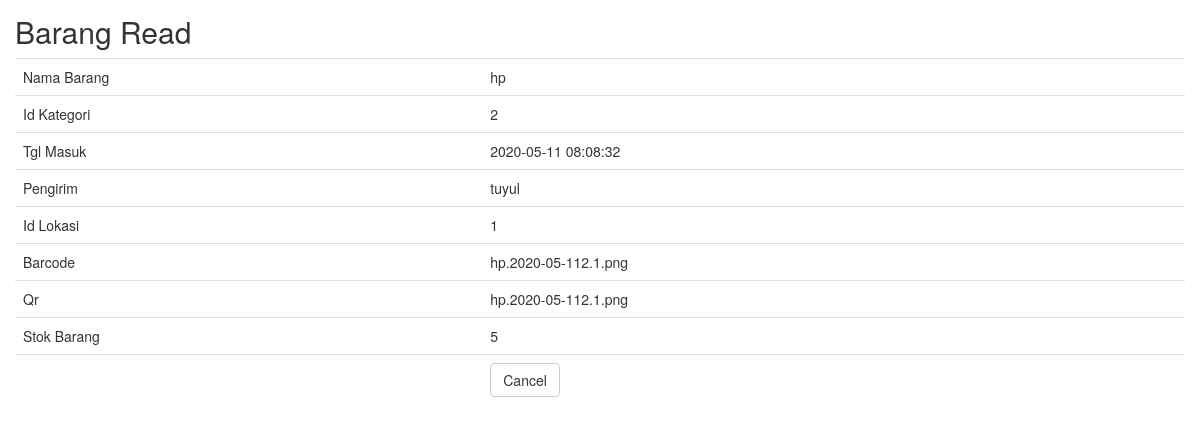
The app's page /barang/read/24 with its own data.
### tables this page shows
CREATE TABLE `barang` (
  `id_barang` int(10) NOT NULL,
  `nama_barang` varchar(50) NOT NULL,
  `id_kategori` int(10) NOT NULL,
  `tgl_masuk` datetime NOT NULL,
  `pengirim` varchar(50) NOT NULL,
  `id_lokasi` int(10) NOT NULL,
  `barcode` varchar(100) NOT NULL,
  `qr` varchar(100) NOT NULL,
  `stok` int(100) DEFAULT NULL
);

### application/controllers/Barang.php (called while the page is built, shortened)
<?php
class Barang extends CI_Controller
{
    function __construct()
    {
        $this->load->model('Barang_model');
        $this->load->library('form_validation');
    }
    public function read($id)
    {
        $row = $this->Barang_model->get_by_id($id);
        if ($row) {
            $data = array(
		'id_barang' => $row->id_barang,
		'nama_barang' => $row->nama_barang,
		'id_kategori' => $row->id_kategori,
		'tgl_masuk' => $row->tgl_masuk,
		'pengirim' => $row->pengirim,
		'id_lokasi' => $row->id_lokasi,
		'barcode' => $row->barcode,
		'qr' => $row->qr,
        'stok' => $row->stok,
	    );
            $this->load->view('barang/barang_read', $data);
        } else {
            $this->session->set_flashdata('message', 'Record Not Found');
            redirect(site_url('barang'));
        }
    }
}

### index.php (called while the page is built, shortened)
<?php
require_once BASEPATH.'core/CodeIgniter.php';

### application/models/Barang_model.php (called while the page is built, shortened)
<?php
class Barang_model extends CI_Model
{
    public $table = 'barang';
    public $id = 'id_barang';
    function get_by_id($id)
    {
        $this->db->where($this->id, $id);
        return $this->db->get($this->table)->row();
    }
}

### application/views/barang/barang_read.php (the view, shortened to what this page needs)
<!doctype html>
<html>
    <head>
        <link rel="stylesheet" href="<?php echo base_url('assets/bootstrap/css/bootstrap.min.css') ?>"/>
    </head>
    <body>
        <h2 style="margin-top:0px">Barang Read</h2>
        <table class="table">
	    <tr><td>Nama Barang</td><td><?php echo $nama_barang; ?></td></tr>
	    <tr><td>Id Kategori</td><td><?php echo $id_kategori; ?></td></tr>
	    <tr><td>Tgl Masuk</td><td><?php echo $tgl_masuk; ?></td></tr>
	    <tr><td>Pengirim</td><td><?php echo $pengirim; ?></td></tr>
	    <tr><td>Id Lokasi</td><td><?php echo $id_lokasi; ?></td></tr>
	    <tr><td>Barcode</td><td><?php echo $barcode; ?></td></tr>
	    <tr><td>Qr</td><td><?php echo $qr; ?></td></tr>
        <tr><td>Stok Barang</td><td><?php echo $stok; ?></td></tr>
	    <tr><td></td><td><a href="<?php echo site_url('barang') ?>" class="btn btn-default">Cancel</a></td></tr>
	</table>
        </body>
</html>

### application/views/barang/barang_read.php (style rules this page uses)
body { padding: 15px; }

### records on screen
barang: nama_barang "hp", id_kategori "2", tgl_masuk "2020-05-11 08:08:32", pengirim "tuyul", id_lokasi "1", barcode "hp.2020-05-112.1.png", qr "hp.2020-05-112.1.png", stok "5"
